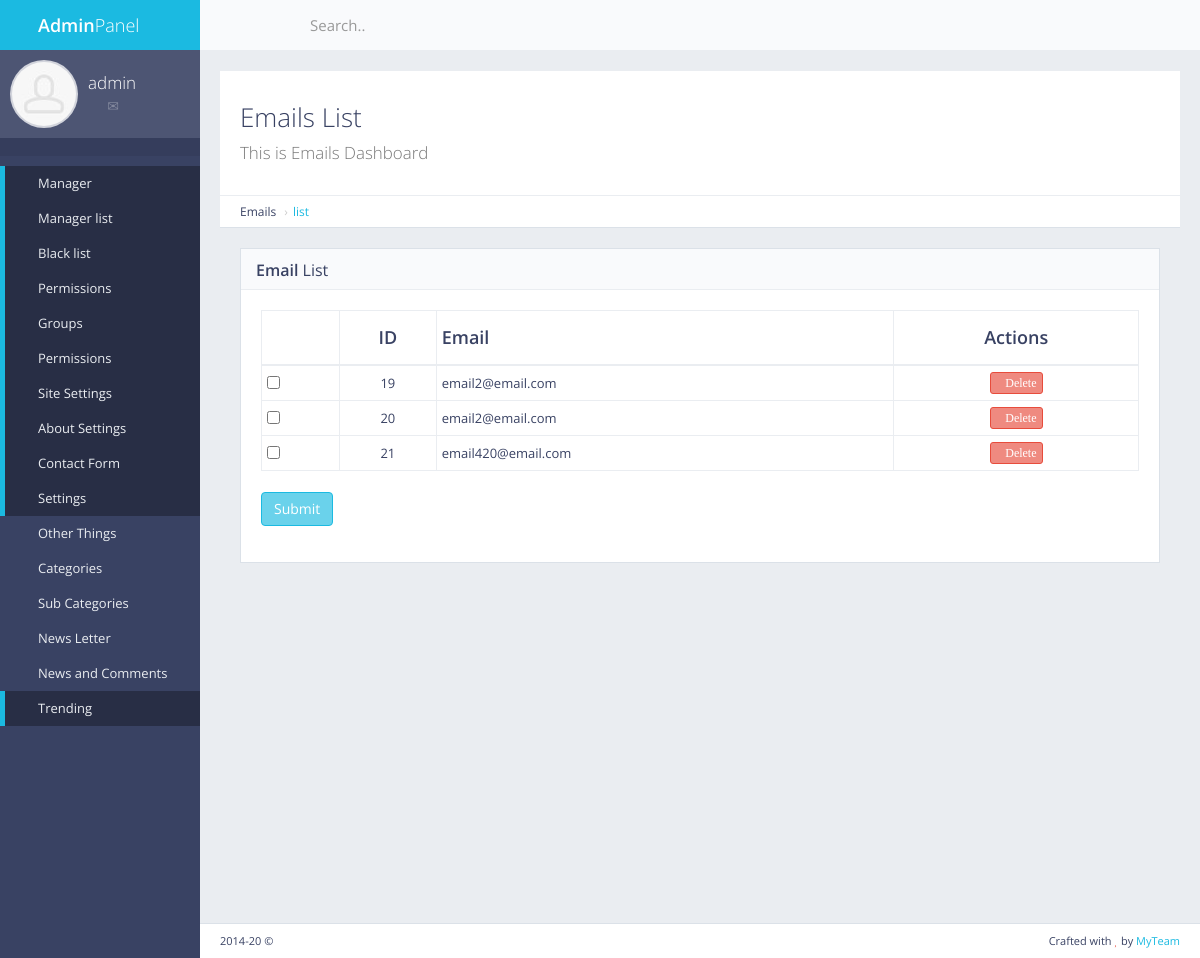
Screenshot of /panel/newsletter/emails (signed in) with the database file from the repository.
### newsletter/models.py (models this page shows, shortened)
class Newsletter(models.Model):
    txt = models.CharField(max_length=250)
    status = models.IntegerField()

### newsletter/views.py (the view)
# urls.py: path('panel/newsletter/emails', views.news_emails, name='news_emails'),
def news_emails(request):
    if not request.user.is_authenticated:
        return redirect('mylogin')
    emails = Newsletter.objects.filter(status=1)
    return render(request,'back/emails.html',{'emails':emails})

### myapp/templatetags/extra_auth.py (called while the page is built)
@register.filter(name="has_group")
def has_group(user, group_name):
    return user.groups.filter(name=group_name).exists()

### myapp/templates/back/emails.html (shortened to what this page needs)
{% extends "back/master.html" %}
{% load static%}
{% block mainblock %}
    <div id="page-content">
        <div class="content-header">
            <div class="header-section">
                <h1>
                    <i class="fa fa-table"></i>Emails List<br><small>This is Emails Dashboard</small>
                </h1>
            </div>
        </div>
        <ul class="breadcrumb breadcrumb-top">
            <li>Emails</li>
            <li><a href="{% url 'news_emails' %}">list</a></li>
        </ul>
        <div class="block full">
            <div class="block-title">
                <h2><strong>Email</strong> List</h2>
            </div>
            <form action="{% url 'checkboxlist'%}" method="POST" enctype="multipart/form-data" class="form-group">
            <div class="table-responsive">
                <table id="example-datatable" class="table table-vcenter table-condensed table-bordered">
                    <thead>
                    <tr>
                        <th class="text-center">&nbsp</th>
                        <th class="text-center">ID</th>
                        <th>Email</th>
                        <th class="text-center">Actions</th>
                    </tr>
                    </thead>
                    <tbody>
                    {% for c in emails %}
                        <tr>
                            <td><input type='checkbox' name="check[]" value="{{ c.pk }}"></td>
                            <td class="text-center">{{c.pk}}</td>
                            <td>{{c.txt}}</td>
                            <td class="text-center">
                                <div class="btn-group">
                                    <a href="{% url 'news_txt_del' id=c.pk name=1  %}" data-toggle="tooltip" title="Delete" class="btn btn-xs btn-danger"><i class="fa fa-times">Delete</i></a>
                                </div>
                            </td>
                        </tr>
                    {% endfor %}
                    </tbody>
                </table>
            </div>
                <div class="form-group">
                    <button type="submit" class="btn btn-primary">Submit</button>
                </div>
        </div>
    </div>
{% endblock %}

### myapp/templates/back/master.html (shortened to what this page needs)
{% load static %}
{% load extra_auth %}
{% if user.is_authenticated %}
<!DOCTYPE html>
 <html class="no-js" lang="en">
<head>
    <link rel="stylesheet" href="{% static "back/css/bootstrap.min.css" %}">
    <link rel="stylesheet" href="{% static "back/css/plugins.css" %}">
    <link rel="stylesheet" href="{% static "back/css/main.css" %}">
    <link rel="stylesheet" href="{% static "back/css/themes.css" %}">
</head>
<body>
<div id="page-wrapper">
    <div id="page-container" class="sidebar-partial sidebar-visible-lg sidebar-no-animations">
        <div id="sidebar">
            <div id="sidebar-scroll">
                <div class="sidebar-content">
                    <a href="{% url 'panel' %}" class="sidebar-brand">
                        <i class="gi gi-flash"></i><span class="sidebar-nav-mini-hide"><strong>Admin</strong>Panel</span>
                    </a>
                    <div class="sidebar-section sidebar-user clearfix sidebar-nav-mini-hide">
                        <div class="sidebar-user-avatar">
                            <a href="page_ready_user_profile.html">
                                <img src="{% static "back/img/placeholders/avatars/avatar2.jpg" %}" alt="avatar">
                            </a>
                        </div>
                        <div class="sidebar-user-name">{{request.user}}</div>
                        <div class="sidebar-user-links">
                            <a href="page_ready_user_profile.html" data-toggle="tooltip" data-placement="bottom" title="Profile"><i class="gi gi-user"></i></a>
                            <a href="page_ready_inbox.html" data-toggle="tooltip" data-placement="bottom" title="Messages"><i class="gi gi-envelope"></i></a>
                            <a href="{% url 'change_pass' %}" class="enable-tooltip" data-placement="bottom" title="Settings"><i class="gi gi-cogwheel"></i></a>
                            <a href="{% url 'mylogout' %}" data-toggle="tooltip" data-placement="bottom" title="Logout"><i class="gi gi-exit"></i></a>
                        </div>
                    </div>
                    <ul class="sidebar-section sidebar-themes clearfix sidebar-nav-mini-hide">
                    </ul>
                    <ul class="sidebar-nav">
                        {% if perms.main.master_user %}
                        {% if request.user|has_group:"masteruser" %}
                        <li>
                            <a href="{% url 'panel' %}" class=" active"><i class="gi gi-stopwatch sidebar-nav-icon"></i><span class="sidebar-nav-mini-hide">Manager</span></a>
                        </li>
                        <li>
                            <a href="{% url 'manager_list' %}" class=" active"><i class="fa fa-angle-left sidebar-nav-indicator sidebar-nav-mini-hide"></i><i class="gi gi-show_big_thumbnails sidebar-nav-icon"></i><span class="sidebar-nav-mini-hide">Manager list</span></a>
                        </li>
                            <li>
                                <a href="{% url 'black_list' %}" class=" active"><i class="fa fa-angle-left sidebar-nav-indicator sidebar-nav-mini-hide"></i><i class="gi gi-show_big_thumbnails sidebar-nav-icon"></i><span class="sidebar-nav-mini-hide">Black list</span></a>
                            </li>
                            {% endif %}
                        <li>
                            <a href="{% url 'panel' %}" class=" active"><i class="gi gi-stopwatch sidebar-nav-icon"></i><span class="sidebar-nav-mini-hide">Permissions</span></a>
                        </li>
                        <li>
                            <a href="{% url 'manager_group' %}" class=" active"><i class="fa fa-angle-left sidebar-nav-indicator sidebar-nav-mini-hide"></i><i class="gi gi-show_big_thumbnails sidebar-nav-icon"></i><span class="sidebar-nav-mini-hide">Groups</span></a>
                        </li>
                            <li>
                                <a href="{% url 'manager_perms' %}" class=" active"><i class="fa fa-angle-left sidebar-nav-indicator sidebar-nav-mini-hide"></i><i class="gi gi-show_big_thumbnails sidebar-nav-icon"></i><span class="sidebar-nav-mini-hide">Permissions</span></a>
                            </li>
                        <li>
                            <a href="{% url 'site_settings' %}" class=" active"><i class="gi gi-stopwatch sidebar-nav-icon"></i><span class="sidebar-nav-mini-hide">Site Settings</span></a>
                        </li>
                        <li>
                            <a href="{% url 'about_settings' %}" class=" active"><i class="fa fa-angle-left sidebar-nav-indicator sidebar-nav-mini-hide"></i><i class="gi gi-show_big_thumbnails sidebar-nav-icon"></i><span class="sidebar-nav-mini-hide">About Settings</span></a>
                        </li>
                        <li>
                            <a href="{% url 'contact_show' %}" class=" active"><i class="fa fa-angle-left sidebar-nav-indicator sidebar-nav-mini-hide"></i><i class="gi gi-show_big_thumbnails sidebar-nav-icon"></i><span class="sidebar-nav-mini-hide">Contact Form</span></a>
                        </li>
                        <li>
                            <a href="{% url 'site_settings' %}" class=" active"><i class="fa fa-angle-left sidebar-nav-indicator sidebar-nav-mini-hide"></i><i class="gi gi-show_big_thumbnails sidebar-nav-icon"></i><span class="sidebar-nav-mini-hide">Settings</span></a>
                        </li>
                        {% endif %}
                        <li>
                            <a href="{% url 'site_settings' %}" class="sidebar-nav-menu"><i class="gi gi-stopwatch sidebar-nav-icon"></i><span class="sidebar-nav-mini-hide">Other Things</span></a>
                        </li>
                        <li>
                            <a href="#" class="sidebar-nav-menu"><i class="fa fa-angle-left sidebar-nav-indicator sidebar-nav-mini-hide"></i><i class="gi gi-show_big_thumbnails sidebar-nav-icon"></i><span class="sidebar-nav-mini-hide">Categories</span></a>
                        </li>
                        <li>
                            <a href="#" class="sidebar-nav-menu"><i class="fa fa-angle-left sidebar-nav-indicator sidebar-nav-mini-hide"></i><i class="gi gi-show_big_thumbnails sidebar-nav-icon"></i><span class="sidebar-nav-mini-hide">Sub Categories</span></a>
                        </li>
                        <li>
                            <a href="#" class="sidebar-nav-menu"><i class="fa fa-angle-left sidebar-nav-indicator sidebar-nav-mini-hide"></i><i class="gi gi-show_big_thumbnails sidebar-nav-icon"></i><span class="sidebar-nav-mini-hide">News Letter</span></a>
                        </li>
                        <li>
                            <a href="#" class="sidebar-nav-menu"><i class="fa fa-angle-left sidebar-nav-indicator sidebar-nav-mini-hide"></i><i class="gi gi-show_big_thumbnails sidebar-nav-icon"></i><span class="sidebar-nav-mini-hide">News and Comments</span></a>
                        </li>
                        <li>
                            <a href="{% url 'trending_add' %}" class=" active"><i class="fa fa-angle-left sidebar-nav-indicator sidebar-nav-mini-hide"></i><i class="gi gi-show_big_thumbnails sidebar-nav-icon"></i><span class="sidebar-nav-mini-hide">Trending</span></a>
                        </li>
                    </ul>
                </div>
            </div>
        </div>
        <div id="main-container">
            <header class="navbar navbar-default">
                <ul class="nav navbar-nav-custom">
                    <li>
                        <a href="javascript:void(0)" onclick="App.sidebar('toggle-sidebar');this.blur();">
                            <i class="fa fa-bars fa-fw"></i>
                        </a>
                    </li>
                    <li class="dropdown">
                        <a href="javascript:void(0)" class="dropdown-toggle" data-toggle="dropdown">
                            <i class="gi gi-settings"></i>
                        </a>
                    </li>
                </ul>
                <form action="page_ready_search_results.html" method="post" class="navbar-form-custom">
                    <div class="form-group">
                        <input type="text" id="top-search" name="top-search" class="form-control" placeholder="Search..">
                    </div>
                </form>
            </header>
            <div id="page-content">
                {% block mainblock %}
                {% endblock %}
            </div>
            <footer class="clearfix">
                <div class="pull-right">
                    Crafted with <i class="fa fa-heart text-danger"></i> by <a href="#" target="_blank">MyTeam</a>
                </div>
                <div class="pull-left">
                    <span id="year-copy"></span> &copy;
                </div>
            </footer>
        </div>
    </div>
</div>
</body>
</html>
{% else %}
Please Login
{% endif %}

### rows the page displays
Newsletter: pk "19", txt "email2@email.com"
Newsletter: pk "20", txt "email2@email.com"
Newsletter: pk "21", txt "email420@email.com"

### other values shown
{{ request.user }} "admin"
